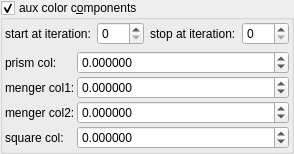
    <widget class="MyGroupBox" name="groupCheck_fold_color_aux_color_enabled_false">
     <property name="title">
      <string>aux color c&amp;omponents</string>
     </property>
     <property name="checkable">
      <bool>true</bool>
     </property>
     <layout class="QVBoxLayout" name="verticalLayout_11">
      <property name="leftMargin">
       <number>2</number>
      </property>
      <property name="topMargin">
       <number>2</number>
      </property>
      <property name="rightMargin">
       <number>2</number>
      </property>
      <property name="bottomMargin">
       <number>2</number>
      </property>
      <item>
       <layout class="QHBoxLayout" name="horizontalLayout_26" stretch="0,1,0,1">
        <item>
         <widget class="QLabel" name="label_108">
          <property name="text">
           <string>start at iteration:</string>
          </property>
         </widget>
        </item>
        <item>
         <widget class="MySpinBox" name="spinboxInt_fold_color_start_iterations_A">
          <property name="sizePolicy">
           <sizepolicy hsizetype="Minimum" vsizetype="Maximum">
            <horstretch>0</horstretch>
            <verstretch>0</verstretch>
           </sizepolicy>
          </property>
          <property name="minimum">
           <number>0</number>
          </property>
          <property name="maximum">
           <number>999</number>
          </property>
          <property name="value">
           <number>0</number>
          </property>
         </widget>
        </item>
        <item>
         <widget class="QLabel" name="label_79">
          <property name="text">
           <string>stop at iteration:</string>
          </property>
         </widget>
        </item>
        <item>
         <widget class="MySpinBox" name="spinboxInt_fold_color_stop_iterations_A">
          <property name="sizePolicy">
           <sizepolicy hsizetype="Preferred" vsizetype="Maximum">
            <horstretch>0</horstretch>
            <verstretch>0</verstretch>
           </sizepolicy>
          </property>
          <property name="maximum">
           <number>999</number>
          </property>
         </widget>
        </item>
       </layout>
      </item>
      <item>
       <layout class="QGridLayout" name="gridLayout_6" columnstretch="0,1">
        <property name="spacing">
         <number>2</number>
        </property>
        <item row="3" column="1">
         <widget class="MyDoubleSpinBox" name="spinbox4_fold_color_difs_0000_w">
          <property name="sizePolicy">
           <sizepolicy hsizetype="Minimum" vsizetype="Maximum">
            <horstretch>0</horstretch>
            <verstretch>0</verstretch>
           </sizepolicy>
          </property>
          <property name="prefix">
           <string/>
          </property>
          <property name="suffix">
           <string/>
          </property>
          <property name="decimals">
           <number>6</number>
          </property>
          <property name="minimum">
           <double>-100.000000000000000</double>
          </property>
          <property name="maximum">
           <double>100.000000000000000</double>
          </property>
          <property name="singleStep">
           <double>0.100000000000000</double>
          </property>
         </widget>
        </item>
        <item row="0" column="0">
         <widget class="QLabel" name="label_285">
          <property name="text">
           <string>prism col:</string>
          </property>
         </widget>
        </item>
        <item row="1" column="1">
         <widget class="MyDoubleSpinBox" name="spinbox4_fold_color_difs_0000_y">
          <property name="sizePolicy">
           <sizepolicy hsizetype="Minimum" vsizetype="Maximum">
            <horstretch>0</horstretch>
            <verstretch>0</verstretch>
           </sizepolicy>
          </property>
          <property name="prefix">
           <string/>
          </property>
          <property name="suffix">
           <string/>
          </property>
          <property name="decimals">
           <number>6</number>
          </property>
          <property name="minimum">
           <double>-100.000000000000000</double>
          </property>
          <property name="maximum">
           <double>100.000000000000000</double>
          </property>
          <property name="singleStep">
           <double>0.100000000000000</double>
          </property>
         </widget>
        </item>
        <item row="0" column="1">
         <widget class="MyDoubleSpinBox" name="spinbox4_fold_color_difs_0000_x">
          <property name="sizePolicy">
           <sizepolicy hsizetype="Minimum" vsizetype="Maximum">
            <horstretch>0</horstretch>
            <verstretch>0</verstretch>
           </sizepolicy>
          </property>
          <property name="prefix">
           <string/>
          </property>
          <property name="suffix">
           <string/>
          </property>
          <property name="decimals">
           <number>6</number>
          </property>
          <property name="minimum">
           <double>-100.000000000000000</double>
          </property>
          <property name="maximum">
           <double>100.000000000000000</double>
          </property>
          <property name="singleStep">
           <double>0.100000000000000</double>
          </property>
         </widget>
        </item>
        <item row="2" column="0">
         <widget class="QLabel" name="label_289">
          <property name="text">
           <string>menger col2:</string>
          </property>
         </widget>
        </item>
        <item row="1" column="0">
         <widget class="QLabel" name="label_179">
          <property name="text">
           <string>menger col1:</string>
          </property>
         </widget>
        </item>
        <item row="2" column="1">
         <widget class="MyDoubleSpinBox" name="spinbox4_fold_color_difs_0000_z">
          <property name="sizePolicy">
           <sizepolicy hsizetype="Minimum" vsizetype="Maximum">
            <horstretch>0</horstretch>
            <verstretch>0</verstretch>
           </sizepolicy>
          </property>
          <property name="prefix">
           <string/>
          </property>
          <property name="suffix">
           <string/>
          </property>
          <property name="decimals">
           <number>6</number>
          </property>
          <property name="minimum">
           <double>-100.000000000000000</double>
          </property>
          <property name="maximum">
           <double>100.000000000000000</double>
          </property>
          <property name="singleStep">
           <double>0.100000000000000</double>
          </property>
         </widget>
        </item>
        <item row="3" column="0">
         <widget class="QLabel" name="label_290">
          <property name="text">
           <string>square col:</string>
          </property>
         </widget>
        </item>
       </layout>
      </item>
     </layout>
    </widget>
